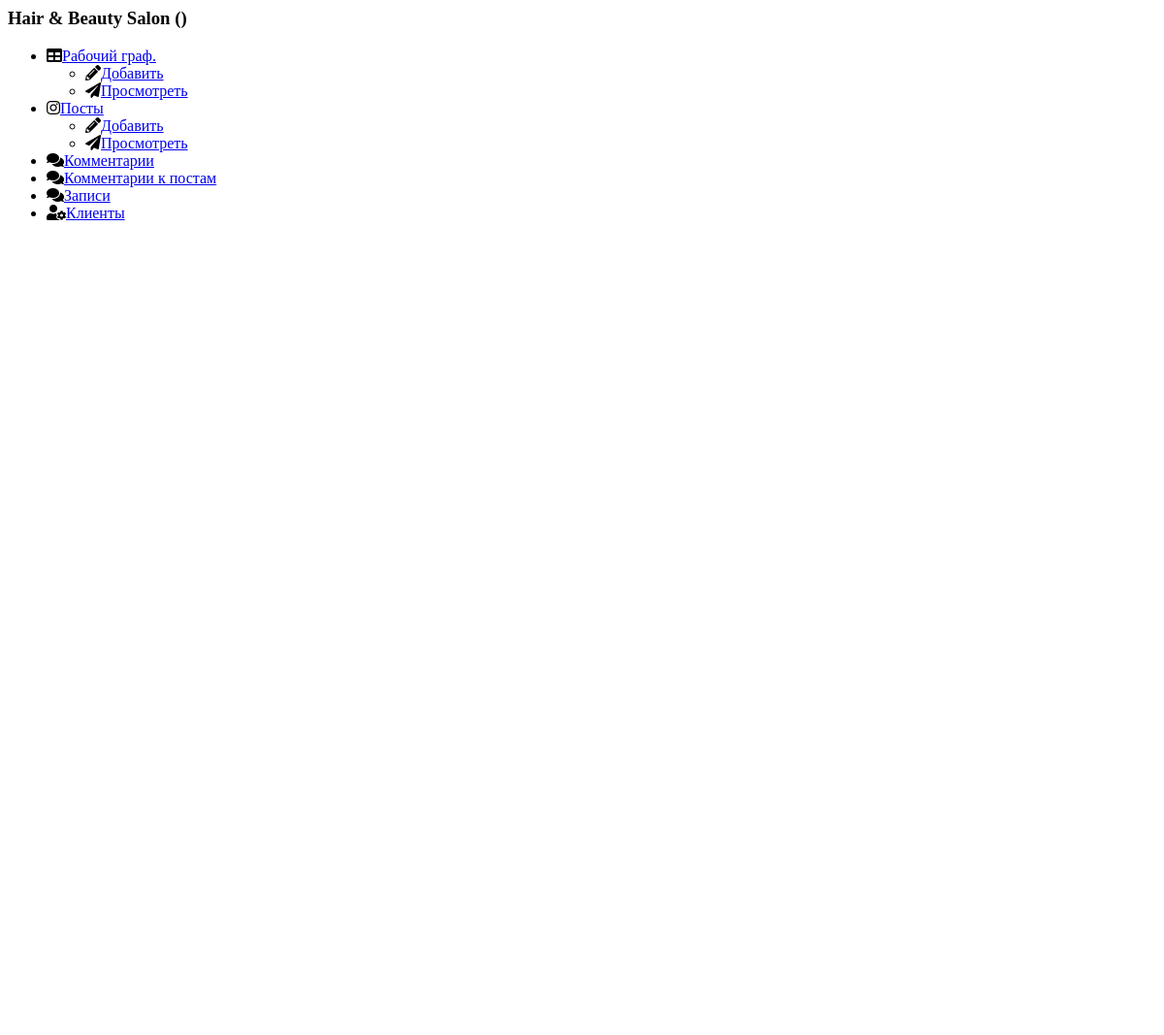
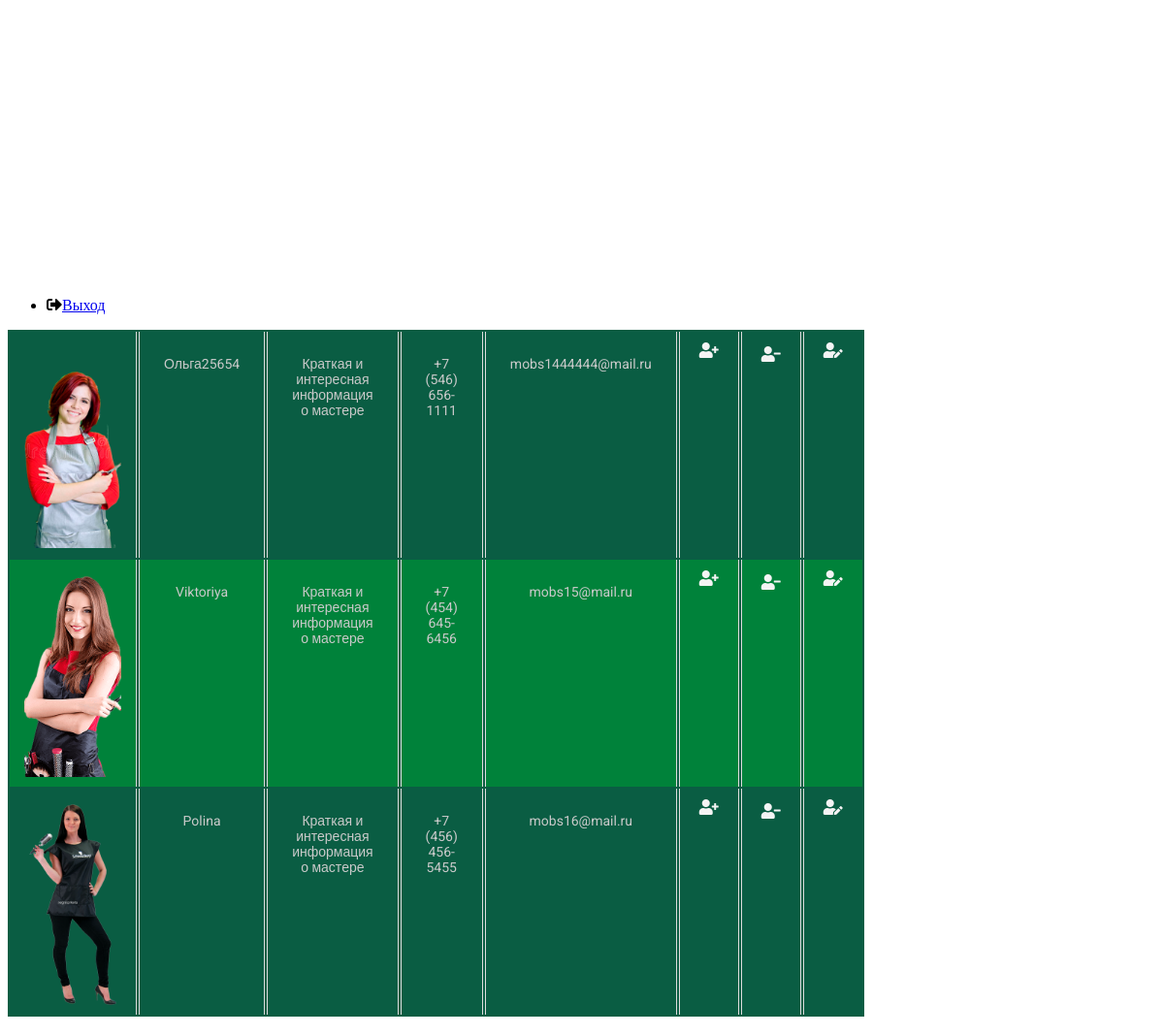
Screenshot of /masters/index.php with the database file from the repository (2 pictures, top to bottom).
### tables this page shows
CREATE TABLE `masters` (
  `id` int(11) NOT NULL,
  `name` varchar(50) NOT NULL,
  `image` varchar(255) NOT NULL,
  `about_me` varchar(255) NOT NULL,
  `telephone` varchar(50) NOT NULL,
  `email` varchar(255) NOT NULL
);

### masters/index.php (called while the page is built)
<?php
include $_SERVER['DOCUMENT_ROOT'] . '/bootstrap.php';
include $_SERVER['DOCUMENT_ROOT'] . '/masters/masters.view.php';

### BD/Connect.php (called while the page is built, shortened)
<?php
class Connect
{
    public static function make($conn)
    {
        return new PDO(
            'mysql:host=' . $conn['host'] . ';dbname=' . $conn['dbname'],
            $conn['login'],
            $conn['password'],
            $conn['options']
        );
    }
}

### bootstrap.php (called while the page is built, shortened)
<?php
include $_SERVER['DOCUMENT_ROOT'] . '/BD/Connect.php';
include $_SERVER['DOCUMENT_ROOT'] . '/APP/Models/Masters.php';
$dataMaster = new Masters(Connect::make(CONN));
$masters=$dataMaster->getAllMasters();

### APP/Models/Masters.php (called while the page is built, shortened)
<?php
class Masters
{
    protected $pdo;
    public function __construct(PDO $pdo)
    {
        $this->pdo = $pdo;
    }
    public function getAllMasters()
    {
        $stmt = $this->pdo->query('SELECT * FROM masters');
        return $stmt->fetchAll();
    }
}

### masters/masters.view.php (the view, shortened to what this page needs)
<?php
include $_SERVER['DOCUMENT_ROOT'] . '/templates/navbar.admin.php'; ?>
<link rel="stylesheet" href="/css/tableAdmin.css">
<div class="main">
    <table class="table">
        <tbody>
        <?php foreach ($masters as $master): ?>
            <tr>
                <td><img style="width: 100px;" src="../img/<?= $master->image ?>" alt="img" class="imgCards">
                </td>
                <td style="padding: 25px"><?= $master->name ?></td>
                <td style="padding: 25px"><?= $master->about_me ?></td>
                <td style="padding: 25px"><?= $master->telephone ?></td>
                <td style="padding: 25px"><?= $master->email?></td>
                <td><a class="subscribe" href="/masters/new.php"><i class="fas fa-user-plus"></i></a></td>
                <td>
                    <form action="/masters/deleteMaster.php" method="post">
                        <button class="subscribe" name="delete"
                                onclick="return confirm('Вы действительно хотите удалить мастера?');">
                            <i class="fas fa-user-minus"></i>
                        </button>
                    </form>
                </td>
                <td><a class="subscribe" href="/masters/edit.php?id=<?= $master->id ?>"><i class="fas fa-user-edit"></i></a>
                </td>
            </tr>
        <?php endforeach; ?>
        </tbody>
    </table>
</div>

### css/tableAdmin.css (style rules this page uses)
.table { width: 40%; border: none; margin-bottom: 20px; font-family: 'Roboto', sans-serif; background: #0a5d43; color: #cacaca; }
.table tbody td { text-align: center; border-left: 1px solid #ddd; border-right: 1px solid #ddd; padding: 10px 15px; font-size: 14px; vertical-align: top; }
.table thead tr th:first-child, .table tbody tr td:first-child { border-left: none; }
.table thead tr th:last-child, .table tbody tr td:last-child { border-right: none; }
.table tbody tr:nth-child(even) { background-color: #00823a; }
.subscribe { color: #f4f4f4; font-size: 16px; padding: 5px; cursor: pointer; }
button { padding: 0; border: none; font: inherit; color: inherit; background-color: transparent; cursor: pointer; }

### rows the page displays
masters: image (picture), name "Ольга25654", about_me "Краткая и интересная информация о мастере", telephone "+7 (546) 656-1111", email "mobs1444444@mail.ru"
masters: image (picture), name "Viktoriya", about_me "Краткая и интересная информация о мастере", telephone "+7 (454) 645-6456", email "mobs15@mail.ru"
masters: image (picture), name "Polina", about_me "Краткая и интересная информация о мастере", telephone "+7 (456) 456-5455", email "mobs16@mail.ru"
